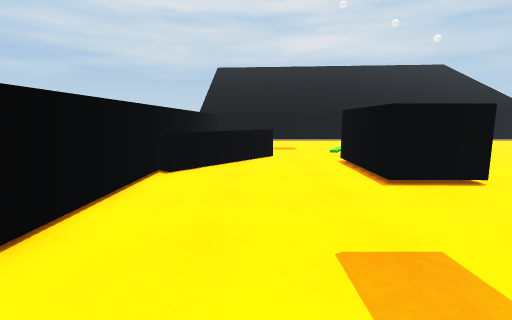
View 1 (above)

16 first-person views from a walk through a Unity game level. The camera is 1.3 m above the floor, tilts 8° down and sees 85° across. The floor is counted in squares, 1 m on a side. Each view is taken from the middle of a square. On the plan, view 1 faces up. The plan holds only what a view shows up to about 13 squares ahead; the rest is blank. The place goes on beyond the plan. The player is left out. Surface patterns are stand-ins for the level's own textures.

View 2
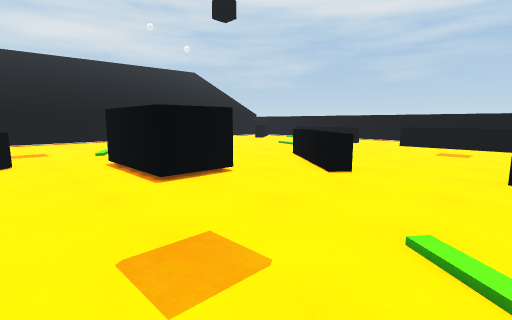

View 3
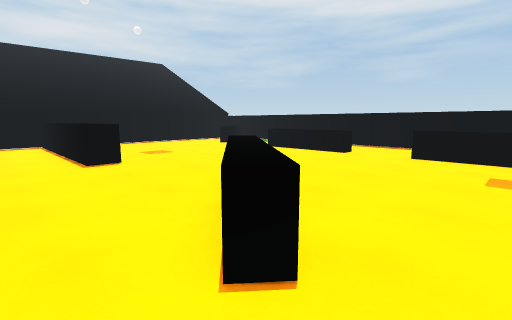

View 4
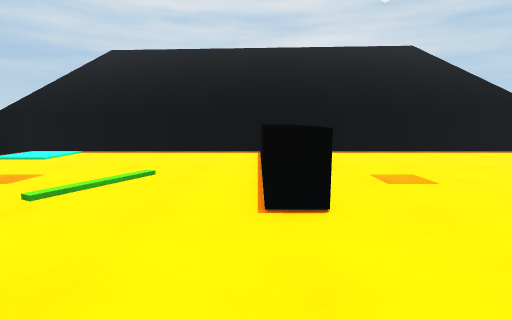

View 5
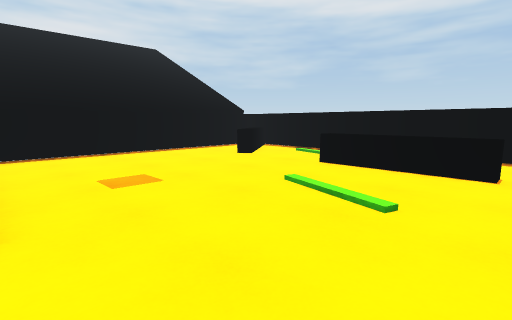

View 6
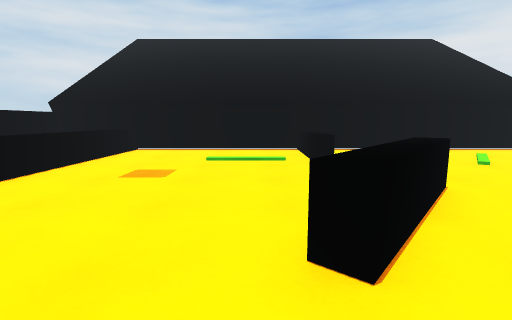

View 7
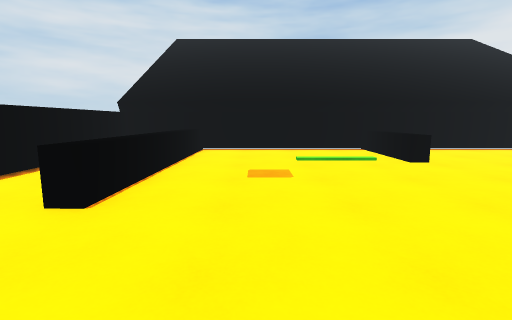

View 8
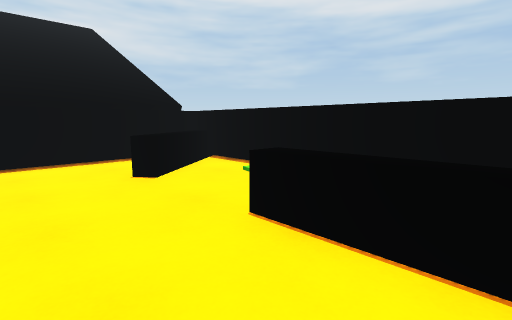

View 9
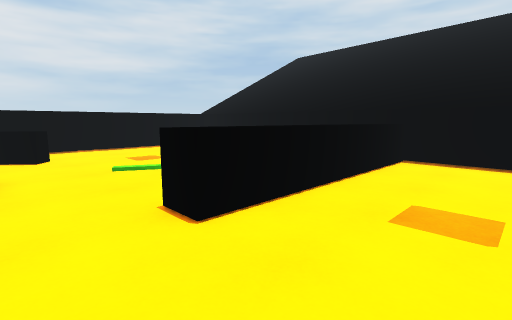

View 10
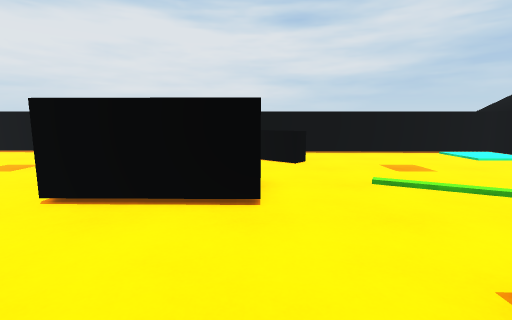

View 11
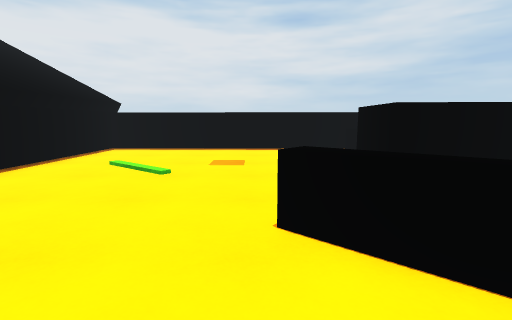

View 12
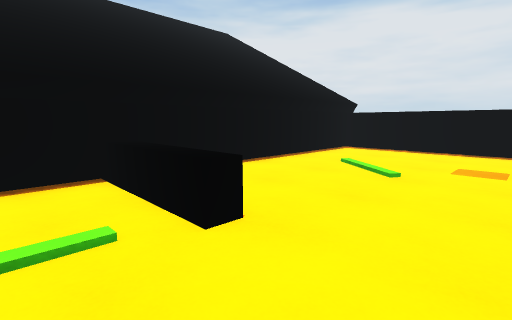

View 13
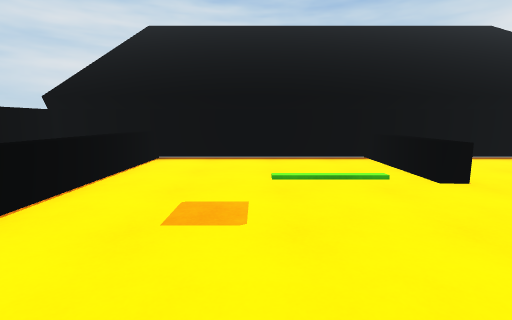

View 14
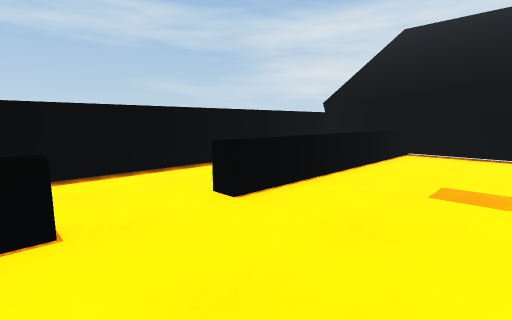

View 15
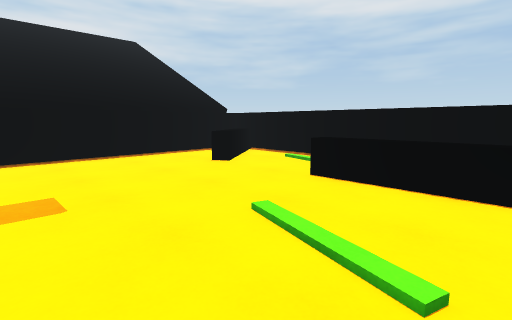

View 16
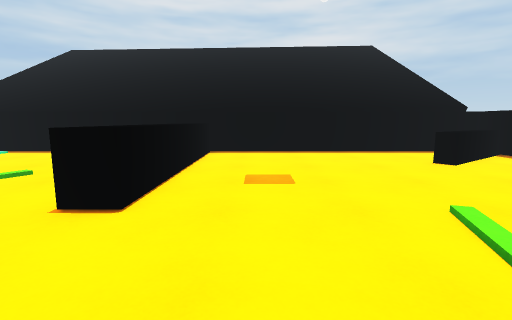

### Floor plan
Key: @ floor where view 1 was taken; # wall or solid block; . main floor; : floor 0.25 m higher than the main floor; = window, fence, low wall or low ledge; ^ raised ledge.
Columns run from 4 left of view 1 to 19 right of it. Each row starts with its distance up from view 1.
 19 ^^^^^^##################
 18   #........^^..........#
 17   #........^^........^^#
 16   #........^^.......^^.#
 15   #........^^.......^..#
 14  ##........^^..........#
 13  #.........^^..........#
 12  #.........^^.......^  #
 11  #.........^^.......^  #
 10  #  ^=..............^  #
  9  # ^^..^^^..........^  #
  8  #^^...^ ^..........^..#
  7  #^....^ ^...^.........#
  6  #.....^^^..^^.........#
  5  #.........=^.......^..#
  4  #........=^........^..#
  3  #.........=........^..#
  2  #..................^ .#
  1  #..................^  #
  0  #..@.......^.......^  #
 -1  #..........^.......^  #
 -2  #..........^.......^  #
 -3  #..........^.......^::#
 -4  #######################

Where each view was taken, in squares from view 1:
view 1: 0 up, 0 right, facing up
view 2: 0 up, 0 right, facing up-right
view 3: 2 up, 5 right, facing up-right
view 4: 7 up, 7 right, facing up
view 5: 7 up, 8 right, facing up-right
view 6: 9 up, 10 right, facing down
view 7: 9 up, 13 right, facing down
view 8: 9 up, 13 right, facing up-right
view 9: 9 up, 11 right, facing up-left
view 10: 9 up, 9 right, facing left
view 11: 3 up, 10 right, facing left
view 12: 3 up, 10 right, facing down-left
view 13: 6 up, 12 right, facing down
view 14: 8 up, 12 right, facing down-right
view 15: 8 up, 10 right, facing up-right
view 16: 7 up, 10 right, facing up
